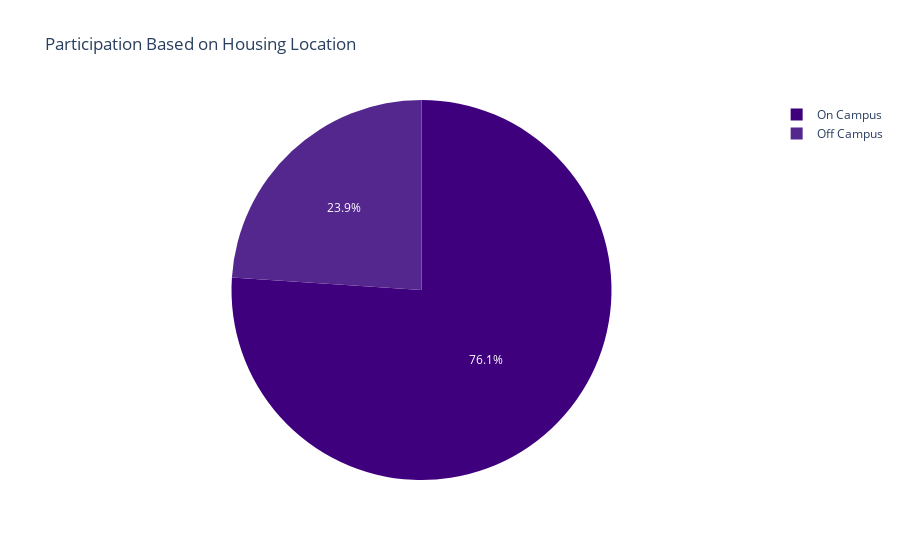
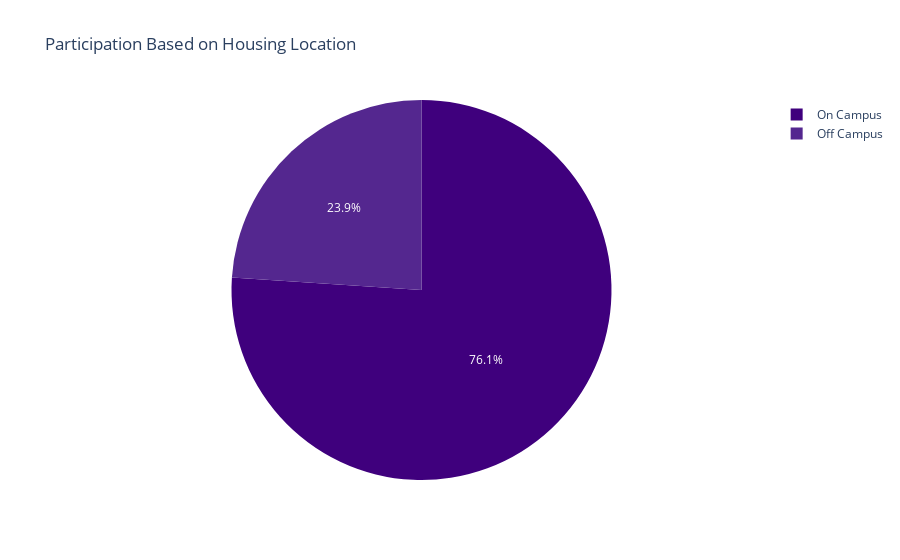

Notebook code cell kept with these figures, in order:
### Code cell
#mylables = ['On Campus', 'Off Campus']
fig = px.pie(df, values='participants', names='location', title='Participation Based on Housing Location', color='participants', color_discrete_sequence=px.colors.sequential.Purples_r)
fig.show()
fig.update_layout(paper_bgcolor='rgba(0,0,0,0)')

### Figure 1 — Plotly figure (JSON) as saved in the notebook; plotly's stock layout.template omitted (floating-point values rounded to 4 significant figures)
{"data": [{"customdata": [[8362], [2633]], "domain": {"x": [0, 1], "y": [0, 1]}, "hovertemplate": "location=%{label}<br>participants=%{customdata[0]}<extra></extra>", "labels": ["On Campus", "Off Campus"], "legendgroup": "", "marker": {"colors": ["rgb(63,0,125)", "rgb(84,39,143)"]}, "name": "", "showlegend": true, "type": "pie", "values": [8362, 2633]}], "layout": {"legend": {"tracegroupgap": 0}, "piecolorway": ["rgb(63,0,125)", "rgb(84,39,143)", "rgb(106,81,163)", "rgb(128,125,186)", "rgb(158,154,200)", "rgb(188,189,220)", "rgb(218,218,235)", "rgb(239,237,245)", "rgb(252,251,253)"], "title": {"text": "Participation Based on Housing Location"}}}

### Figure 2 — Plotly figure (JSON) as saved in the notebook; plotly's stock layout.template omitted (floating-point values rounded to 4 significant figures)
{"data": [{"customdata": [[8362], [2633]], "domain": {"x": [0, 1], "y": [0, 1]}, "hovertemplate": "location=%{label}<br>participants=%{customdata[0]}<extra></extra>", "labels": ["On Campus", "Off Campus"], "legendgroup": "", "marker": {"colors": ["rgb(63,0,125)", "rgb(84,39,143)"]}, "name": "", "showlegend": true, "type": "pie", "values": [8362, 2633]}], "layout": {"legend": {"tracegroupgap": 0}, "paper_bgcolor": "rgba(0,0,0,0)", "piecolorway": ["rgb(63,0,125)", "rgb(84,39,143)", "rgb(106,81,163)", "rgb(128,125,186)", "rgb(158,154,200)", "rgb(188,189,220)", "rgb(218,218,235)", "rgb(239,237,245)", "rgb(252,251,253)"], "title": {"text": "Participation Based on Housing Location"}}}
